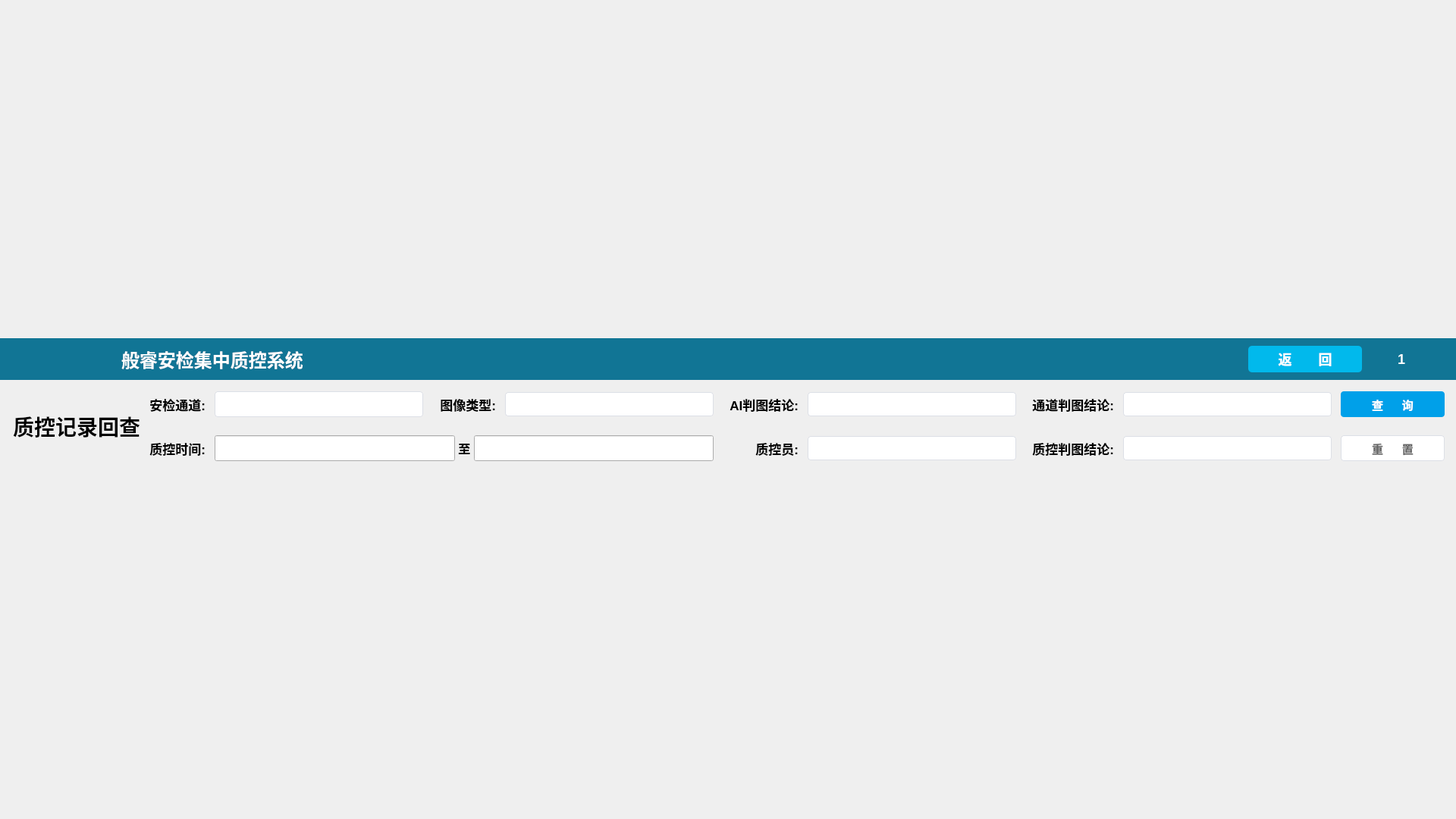
<?xml version="1.0" encoding="UTF-8"?>
<ui version="4.0">
 <class>HistoryMainView</class>
 <widget class="QWidget" name="HistoryMainView">
  <property name="geometry">
   <rect>
    <x>0</x>
    <y>0</y>
    <width>1920</width>
    <height>1080</height>
   </rect>
  </property>
  <property name="windowTitle">
   <string>Form</string>
  </property>
  <property name="styleSheet">
   <string notr="true">QWidget#titleWidget
{
	background:rgb(17, 117, 149);
}

QLabel#titleLabel
{
	font-size:24px;
	font-family:&quot;Microsoft YaHei&quot;;
	color:white;
	font-weight:bold;
}

QLabel#userNameLabel
{
	font-size:18px;
	font-family:&quot;Microsoft YaHei&quot;;
	color:white;
	font-weight:bold;
}
QPushButton#backButton
{
	background-color:rgb(1, 185, 236);
	font-family:&quot;Microsoft YaHei&quot;;
	font-weight:bold;
    border-radius: 5px;
	color:white;
	font-size:18px;

}

QPushButton#loginoutButton
{
	border:0px;
	background-color:transparent;
	color:transparent;

}

/* --- 1. 下拉框通用美化 (针对你截图中的变量名) --- */
/* 排除 m_channelCheckCombo，对其余 ComboBox 统一美化 */
#m_aiResultCombo, 
#m_channelJudgeCombo, 
#m_imageTypeCombo, 
#m_qcResultCombo, 
#m_qcUserCombo,
#m_channelCheckCombo {
    border: 1px solid #DCDFE6;
    border-radius: 4px;
    padding: 3px 25px 3px 8px; /* 右侧留出空间给箭头 */
    min-height: 24px;
    background-color: white;
    color: #333333;
    font-family: &quot;Microsoft YaHei&quot;;
}

/* 悬浮和获取焦点状态 */
#m_aiResultCombo:hover, #m_imageTypeCombo:hover, #m_qcResultCombo:hover,#m_qcUserCombo:hover,m_channelCheckCombo:hover {
    border: 1px solid #409EFF;
}

/* 下拉按钮样式 */
#m_aiResultCombo::drop-down, #m_imageTypeCombo::drop-down, #m_qcResultCombo::drop-down, 
#m_channelJudgeCombo::drop-down, #m_qcUserCombo::drop-down,#m_channelCheckCombo::drop-down {
    subcontrol-origin: padding;
    subcontrol-position: top right;
    width: 20px;
    border-left: 1px solid transparent;
    background: transparent; /* 给下拉箭头一个小底色，类似截图效果 */
    border-top-right-radius: 4px;
    border-bottom-right-radius: 4px;
}

/* 下拉箭头图标 (可以使用内建的小三角形) */
#m_aiResultCombo::down-arrow, #m_imageTypeCombo::down-arrow, #m_qcResultCombo::down-arrow ,
#m_channelJudgeCombo::down-arrow, #m_qcUserCombo::down-arrow, #m_channelCheckCombo::down-arrow{
     image: url(:/Images/arrow-Down.png);
      width: 15px; height: 15px;
}
#m_aiResultCombo::down-arrow:on, #m_imageTypeCombo::down-arrow:on, #m_qcResultCombo::down-arrow:on,
#m_channelJudgeCombo::down-arrow:on, #m_qcUserCombo::down-arrow:on, #m_channelCheckCombo::down-arrow:on{
     image: url(:/Images/arrow-On.png);
      width: 15px; height: 15px;
}

/* --- 2. 查询按钮 (蓝色风格) --- */
QPushButton#m_queryButton {
    background-color: #00A0E9;
    color: white;
    border: none;
    border-radius: 4px;
    padding: 5px 20px;
    font-size: 15px;
    font-weight: bold;
}

QPushButton#m_queryButton:hover {
    background-color: #33B5ED;
}

QPushButton#m_queryButton:pressed {
    background-color: #008CCB;
}

/* --- 3. 重置按钮 (白底灰框风格) --- */
QPushButton#m_resetButton {
    background-color: #FFFFFF;
    color: #666666;
    border: 1px solid #DCDFE6;
    border-radius: 4px;
    padding: 5px 20px;
    font-size: 15px;
}

QPushButton#m_resetButton:hover {
    background-color: #F5F7FA;
    border-color: #C0C4CC;
}</string>
  </property>
  <layout class="QVBoxLayout" name="verticalLayout_4">
   <property name="spacing">
    <number>0</number>
   </property>
   <property name="leftMargin">
    <number>0</number>
   </property>
   <property name="topMargin">
    <number>0</number>
   </property>
   <property name="rightMargin">
    <number>0</number>
   </property>
   <property name="bottomMargin">
    <number>0</number>
   </property>
   <item>
    <layout class="QVBoxLayout" name="verticalLayout_2" stretch="0,1,6">
     <property name="bottomMargin">
      <number>0</number>
     </property>
     <item>
      <widget class="QWidget" name="titleWidget" native="true">
       <property name="sizePolicy">
        <sizepolicy hsizetype="Preferred" vsizetype="Maximum">
         <horstretch>0</horstretch>
         <verstretch>0</verstretch>
        </sizepolicy>
       </property>
       <property name="minimumSize">
        <size>
         <width>0</width>
         <height>55</height>
        </size>
       </property>
       <property name="maximumSize">
        <size>
         <width>16777215</width>
         <height>55</height>
        </size>
       </property>
       <layout class="QHBoxLayout" name="horizontalLayout">
        <property name="spacing">
         <number>10</number>
        </property>
        <property name="leftMargin">
         <number>0</number>
        </property>
        <property name="topMargin">
         <number>0</number>
        </property>
        <property name="rightMargin">
         <number>0</number>
        </property>
        <property name="bottomMargin">
         <number>0</number>
        </property>
        <item>
         <widget class="QLabel" name="label">
          <property name="sizePolicy">
           <sizepolicy hsizetype="Minimum" vsizetype="Minimum">
            <horstretch>0</horstretch>
            <verstretch>0</verstretch>
           </sizepolicy>
          </property>
          <property name="minimumSize">
           <size>
            <width>150</width>
            <height>50</height>
           </size>
          </property>
          <property name="maximumSize">
           <size>
            <width>150</width>
            <height>50</height>
           </size>
          </property>
          <property name="text">
           <string/>
          </property>
          <property name="pixmap">
           <pixmap resource="rc.qrc">:/Images/logo.png</pixmap>
          </property>
          <property name="scaledContents">
           <bool>true</bool>
          </property>
          <property name="wordWrap">
           <bool>false</bool>
          </property>
          <property name="margin">
           <number>1</number>
          </property>
          <property name="indent">
           <number>-1</number>
          </property>
         </widget>
        </item>
        <item>
         <widget class="QLabel" name="titleLabel">
          <property name="text">
           <string>般睿安检集中质控系统</string>
          </property>
         </widget>
        </item>
        <item>
         <spacer name="horizontalSpacer">
          <property name="orientation">
           <enum>Qt::Orientation::Horizontal</enum>
          </property>
          <property name="sizeHint" stdset="0">
           <size>
            <width>1047</width>
            <height>20</height>
           </size>
          </property>
         </spacer>
        </item>
        <item>
         <widget class="QPushButton" name="backButton">
          <property name="sizePolicy">
           <sizepolicy hsizetype="Maximum" vsizetype="Maximum">
            <horstretch>0</horstretch>
            <verstretch>0</verstretch>
           </sizepolicy>
          </property>
          <property name="minimumSize">
           <size>
            <width>150</width>
            <height>35</height>
           </size>
          </property>
          <property name="maximumSize">
           <size>
            <width>150</width>
            <height>35</height>
           </size>
          </property>
          <property name="text">
           <string>返       回</string>
          </property>
         </widget>
        </item>
        <item>
         <spacer name="horizontalSpacer_2">
          <property name="orientation">
           <enum>Qt::Orientation::Horizontal</enum>
          </property>
          <property name="sizeType">
           <enum>QSizePolicy::Policy::Fixed</enum>
          </property>
          <property name="sizeHint" stdset="0">
           <size>
            <width>20</width>
            <height>20</height>
           </size>
          </property>
         </spacer>
        </item>
        <item>
         <widget class="QLabel" name="userIcon">
          <property name="text">
           <string/>
          </property>
          <property name="pixmap">
           <pixmap resource="rc.qrc">:/Images/user_icon.png</pixmap>
          </property>
          <property name="scaledContents">
           <bool>false</bool>
          </property>
         </widget>
        </item>
        <item>
         <widget class="QLabel" name="userNameLabel">
          <property name="text">
           <string>1</string>
          </property>
         </widget>
        </item>
        <item>
         <spacer name="horizontalSpacer_3">
          <property name="orientation">
           <enum>Qt::Orientation::Horizontal</enum>
          </property>
          <property name="sizeType">
           <enum>QSizePolicy::Policy::Maximum</enum>
          </property>
          <property name="sizeHint" stdset="0">
           <size>
            <width>10</width>
            <height>20</height>
           </size>
          </property>
         </spacer>
        </item>
        <item>
         <widget class="QPushButton" name="loginoutButton">
          <property name="sizePolicy">
           <sizepolicy hsizetype="Minimum" vsizetype="Fixed">
            <horstretch>0</horstretch>
            <verstretch>0</verstretch>
           </sizepolicy>
          </property>
          <property name="minimumSize">
           <size>
            <width>37</width>
            <height>32</height>
           </size>
          </property>
          <property name="text">
           <string/>
          </property>
          <property name="icon">
           <iconset resource="rc.qrc">
            <normaloff>:/Images/exit.png</normaloff>:/Images/exit.png</iconset>
          </property>
          <property name="iconSize">
           <size>
            <width>37</width>
            <height>32</height>
           </size>
          </property>
         </widget>
        </item>
        <item>
         <spacer name="horizontalSpacer_4">
          <property name="orientation">
           <enum>Qt::Orientation::Horizontal</enum>
          </property>
          <property name="sizeType">
           <enum>QSizePolicy::Policy::Fixed</enum>
          </property>
          <property name="sizeHint" stdset="0">
           <size>
            <width>10</width>
            <height>20</height>
           </size>
          </property>
         </spacer>
        </item>
       </layout>
      </widget>
     </item>
     <item>
      <layout class="QHBoxLayout" name="horizontalLayout_2" stretch="1,10">
       <property name="leftMargin">
        <number>15</number>
       </property>
       <property name="topMargin">
        <number>15</number>
       </property>
       <property name="rightMargin">
        <number>15</number>
       </property>
       <property name="bottomMargin">
        <number>10</number>
       </property>
       <item>
        <layout class="QVBoxLayout" name="verticalLayout">
         <property name="rightMargin">
          <number>0</number>
         </property>
         <item>
          <widget class="QLabel" name="m_pageTitleLabel">
           <property name="font">
            <font>
             <pointsize>21</pointsize>
             <bold>true</bold>
            </font>
           </property>
           <property name="text">
            <string>质控记录回查</string>
           </property>
           <property name="alignment">
            <set>Qt::AlignmentFlag::AlignCenter</set>
           </property>
          </widget>
         </item>
        </layout>
       </item>
       <item>
        <layout class="QGridLayout" name="gridLayout" columnstretch="0,2,0,2,0,2,0,2,1" rowminimumheight="1,0">
         <property name="bottomMargin">
          <number>0</number>
         </property>
         <property name="horizontalSpacing">
          <number>12</number>
         </property>
         <property name="verticalSpacing">
          <number>24</number>
         </property>
         <item row="1" column="4">
          <widget class="QLabel" name="label_8">
           <property name="font">
            <font>
             <pointsize>13</pointsize>
             <bold>true</bold>
            </font>
           </property>
           <property name="text">
            <string> 质控员:</string>
           </property>
           <property name="alignment">
            <set>Qt::AlignmentFlag::AlignRight|Qt::AlignmentFlag::AlignTrailing|Qt::AlignmentFlag::AlignVCenter</set>
           </property>
          </widget>
         </item>
         <item row="1" column="7">
          <widget class="QComboBox" name="m_qcResultCombo">
           <property name="minimumSize">
            <size>
             <width>0</width>
             <height>32</height>
            </size>
           </property>
          </widget>
         </item>
         <item row="0" column="3">
          <widget class="QComboBox" name="m_imageTypeCombo">
           <property name="minimumSize">
            <size>
             <width>0</width>
             <height>32</height>
            </size>
           </property>
          </widget>
         </item>
         <item row="1" column="8">
          <widget class="QPushButton" name="m_resetButton">
           <property name="minimumSize">
            <size>
             <width>0</width>
             <height>34</height>
            </size>
           </property>
           <property name="font">
            <font>
             <pointsize>-1</pointsize>
             <bold>true</bold>
            </font>
           </property>
           <property name="text">
            <string>重      置</string>
           </property>
          </widget>
         </item>
         <item row="1" column="1" colspan="3">
          <layout class="QHBoxLayout" name="horizontalLayout_4">
           <property name="rightMargin">
            <number>0</number>
           </property>
           <item>
            <widget class="ModernDateTimeEdit" name="m_startTimeEdit">
             <property name="minimumSize">
              <size>
               <width>0</width>
               <height>34</height>
              </size>
             </property>
            </widget>
           </item>
           <item>
            <widget class="QLabel" name="label_10">
             <property name="font">
              <font>
               <pointsize>12</pointsize>
               <bold>true</bold>
              </font>
             </property>
             <property name="text">
              <string> 至 </string>
             </property>
            </widget>
           </item>
           <item>
            <widget class="ModernDateTimeEdit" name="m_endTimeEdit">
             <property name="minimumSize">
              <size>
               <width>0</width>
               <height>34</height>
              </size>
             </property>
            </widget>
           </item>
          </layout>
         </item>
         <item row="0" column="1">
          <widget class="CheckComBoBox" name="m_channelCheckCombo">
           <property name="minimumSize">
            <size>
             <width>0</width>
             <height>32</height>
            </size>
           </property>
           <property name="maximumSize">
            <size>
             <width>16777215</width>
             <height>34</height>
            </size>
           </property>
          </widget>
         </item>
         <item row="0" column="6">
          <widget class="QLabel" name="label_6">
           <property name="font">
            <font>
             <pointsize>13</pointsize>
             <bold>true</bold>
            </font>
           </property>
           <property name="text">
            <string>  通道判图结论:</string>
           </property>
           <property name="alignment">
            <set>Qt::AlignmentFlag::AlignRight|Qt::AlignmentFlag::AlignTrailing|Qt::AlignmentFlag::AlignVCenter</set>
           </property>
          </widget>
         </item>
         <item row="1" column="6">
          <widget class="QLabel" name="label_9">
           <property name="font">
            <font>
             <pointsize>13</pointsize>
             <bold>true</bold>
            </font>
           </property>
           <property name="text">
            <string> 质控判图结论:</string>
           </property>
           <property name="alignment">
            <set>Qt::AlignmentFlag::AlignRight|Qt::AlignmentFlag::AlignTrailing|Qt::AlignmentFlag::AlignVCenter</set>
           </property>
          </widget>
         </item>
         <item row="0" column="5">
          <widget class="QComboBox" name="m_aiResultCombo">
           <property name="minimumSize">
            <size>
             <width>0</width>
             <height>32</height>
            </size>
           </property>
          </widget>
         </item>
         <item row="0" column="8">
          <widget class="QPushButton" name="m_queryButton">
           <property name="minimumSize">
            <size>
             <width>0</width>
             <height>34</height>
            </size>
           </property>
           <property name="font">
            <font>
             <pointsize>-1</pointsize>
             <bold>true</bold>
            </font>
           </property>
           <property name="text">
            <string>查      询</string>
           </property>
          </widget>
         </item>
         <item row="1" column="5">
          <widget class="QComboBox" name="m_qcUserCombo">
           <property name="minimumSize">
            <size>
             <width>0</width>
             <height>32</height>
            </size>
           </property>
          </widget>
         </item>
         <item row="1" column="0">
          <widget class="QLabel" name="label_7">
           <property name="font">
            <font>
             <pointsize>13</pointsize>
             <bold>true</bold>
            </font>
           </property>
           <property name="text">
            <string>  质控时间:</string>
           </property>
           <property name="alignment">
            <set>Qt::AlignmentFlag::AlignRight|Qt::AlignmentFlag::AlignTrailing|Qt::AlignmentFlag::AlignVCenter</set>
           </property>
          </widget>
         </item>
         <item row="0" column="0">
          <widget class="QLabel" name="label_3">
           <property name="font">
            <font>
             <pointsize>13</pointsize>
             <bold>true</bold>
            </font>
           </property>
           <property name="text">
            <string>  安检通道:</string>
           </property>
           <property name="alignment">
            <set>Qt::AlignmentFlag::AlignRight|Qt::AlignmentFlag::AlignTrailing|Qt::AlignmentFlag::AlignVCenter</set>
           </property>
          </widget>
         </item>
         <item row="0" column="7">
          <widget class="QComboBox" name="m_channelJudgeCombo">
           <property name="minimumSize">
            <size>
             <width>0</width>
             <height>32</height>
            </size>
           </property>
          </widget>
         </item>
         <item row="0" column="2">
          <widget class="QLabel" name="label_4">
           <property name="font">
            <font>
             <pointsize>13</pointsize>
             <bold>true</bold>
            </font>
           </property>
           <property name="text">
            <string>  图像类型:</string>
           </property>
           <property name="alignment">
            <set>Qt::AlignmentFlag::AlignRight|Qt::AlignmentFlag::AlignTrailing|Qt::AlignmentFlag::AlignVCenter</set>
           </property>
          </widget>
         </item>
         <item row="0" column="4">
          <widget class="QLabel" name="label_5">
           <property name="font">
            <font>
             <pointsize>13</pointsize>
             <bold>true</bold>
            </font>
           </property>
           <property name="text">
            <string>  AI判图结论:</string>
           </property>
           <property name="alignment">
            <set>Qt::AlignmentFlag::AlignRight|Qt::AlignmentFlag::AlignTrailing|Qt::AlignmentFlag::AlignVCenter</set>
           </property>
          </widget>
         </item>
        </layout>
       </item>
      </layout>
     </item>
     <item>
      <layout class="QVBoxLayout" name="verticalLayoutContent">
       <property name="spacing">
        <number>15</number>
       </property>
       <property name="topMargin">
        <number>15</number>
       </property>
       <property name="bottomMargin">
        <number>0</number>
       </property>
      </layout>
     </item>
    </layout>
   </item>
  </layout>
 </widget>
 <customwidgets>
  <customwidget>
   <class>ModernDateTimeEdit</class>
   <extends>QLineEdit</extends>
   <header>widgets/moderndatetimepicker.h</header>
  </customwidget>
  <customwidget>
   <class>CheckComBoBox</class>
   <extends>QComboBox</extends>
   <header>widgets/CheckComBoBox.h</header>
  </customwidget>
 </customwidgets>
 <resources>
  <include location="rc.qrc"/>
 </resources>
 <connections/>
</ui>
